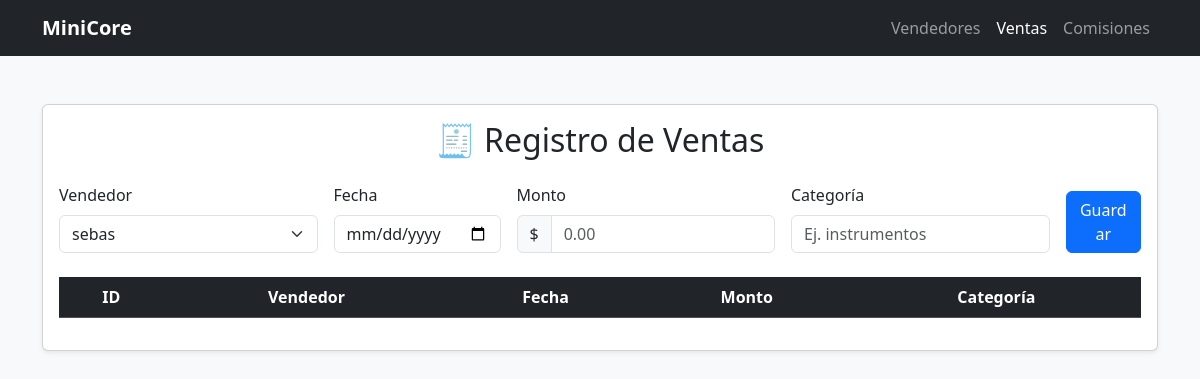
The page /ventas/ on the database as committed earlier.
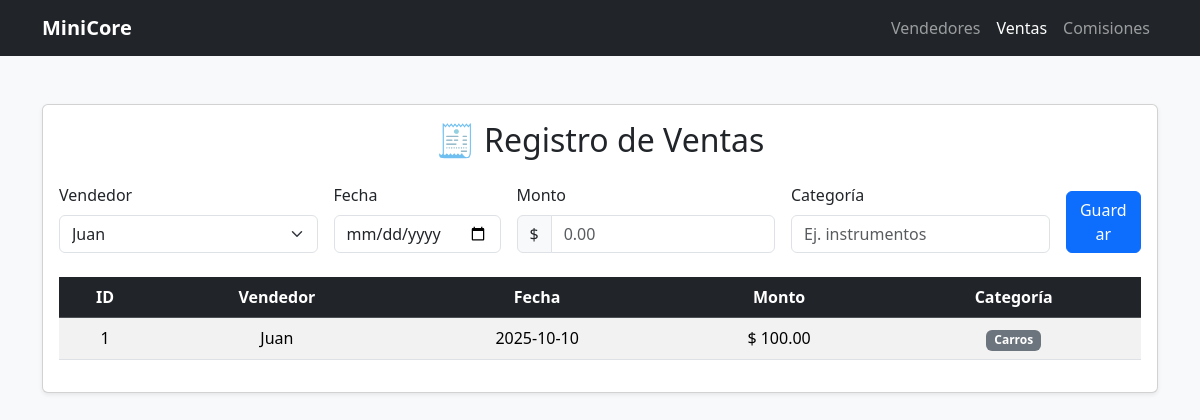
The same page on the database as committed later.
### app/models.py (models this page shows)
class Venta(db.Model):
    id = db.Column(db.Integer, primary_key=True)
    vendedor_id = db.Column(db.Integer, db.ForeignKey("vendedor.id"), nullable=False)
    fecha = db.Column(Date, nullable=False)
    monto = db.Column(Numeric(12, 2), nullable=False)
    categoria = db.Column(db.String(50), nullable=False)

class Vendedor(db.Model):
    id = db.Column(db.Integer, primary_key=True)
    nombre = db.Column(db.String(120), nullable=False)
    email = db.Column(db.String(120), unique=True, nullable=False)
    activo = db.Column(db.Boolean, default=True)
    ventas = db.relationship("Venta", backref="vendedor", lazy=True)

### app/routes/ventas.py (the view)
@bp.get("/")
def listar():
    ventas = Venta.query.order_by(Venta.fecha.desc()).all()
    vendedores = Vendedor.query.order_by(Vendedor.nombre.asc()).all()
    return render_template(
        "ventas_list.html",
        ventas=ventas,
        vendedores=vendedores,
        active="ventas",  # para marcar el menú activo
    )

### app/templates/ventas_list.html (shortened to what this page needs)
{% extends "_base.html" %}
{% block content %}
<div class="card shadow-sm">
  <div class="card-body">
    <h2 class="mb-4 text-center">🧾 Registro de Ventas</h2>
    <form method="post" action="/ventas/crear" class="row g-3 mb-4">
      <div class="col-md-3">
        <label class="form-label">Vendedor</label>
        <select name="vendedor_id" class="form-select">
          {% for v in vendedores %}<option value="{{ v.id }}">{{ v.nombre }}</option>{% endfor %}
        </select>
      </div>
      <div class="col-md-2">
        <label class="form-label">Fecha</label>
        <input type="date" name="fecha" class="form-control">
      </div>
      <div class="col-md-3">
        <label class="form-label">Monto</label>
        <div class="input-group">
          <span class="input-group-text">$</span>
          <input name="monto" type="number" step="0.01" class="form-control" placeholder="0.00" required>
        </div>
      </div>
      <div class="col-md-3">
        <label class="form-label">Categoría</label>
        <input name="categoria" class="form-control" placeholder="Ej. instrumentos" required>
      </div>
      <div class="col-md-1 d-flex align-items-end">
        <button class="btn btn-primary w-100">Guardar</button>
      </div>
    </form>
    <div class="table-responsive">
      <table class="table table-striped table-hover align-middle text-center">
        <thead class="table-dark">
          <tr><th>ID</th><th>Vendedor</th><th>Fecha</th><th>Monto</th><th>Categoría</th></tr>
        </thead>
        <tbody>
          {% for x in ventas %}
            <tr>
              <td>{{ x.id }}</td>
              <td>{{ x.vendedor.nombre }}</td>
              <td>{{ x.fecha }}</td>
              <td>$ {{ x.monto }}</td>
              <td><span class="badge text-bg-secondary">{{ x.categoria }}</span></td>
            </tr>
          {% endfor %}
        </tbody>
      </table>
    </div>
  </div>
</div>
{% endblock %}

### app/templates/_base.html (shortened to what this page needs)
<!doctype html>
<html lang="es">
<head>
  <link href="https://cdn.jsdelivr.net/npm/bootstrap@5.3.3/dist/css/bootstrap.min.css" rel="stylesheet">
</head>
<body class="bg-light">
  <nav class="navbar navbar-expand-lg navbar-dark bg-dark">
    <div class="container">
      <a class="navbar-brand fw-semibold" href="/">MiniCore</a>
      <div id="nav" class="collapse navbar-collapse">
        <ul class="navbar-nav ms-auto">
          <li class="nav-item">
            <a class="nav-link {% if active=='vendedores' %}active{% endif %}" href="/vendedores/">Vendedores</a>
          </li>
          <li class="nav-item">
            <a class="nav-link {% if active=='ventas' %}active{% endif %}" href="/ventas/">Ventas</a>
          </li>
          <li class="nav-item">
            <a class="nav-link {% if active=='comisiones' %}active{% endif %}" href="/comisiones/">Comisiones</a>
          </li>
        </ul>
      </div>
    </div>
  </nav>
  <main class="container py-5">
    {% block content %}{% endblock %}
  </main>
</body>
</html>

Rows that differ between the two databases and show on the page:
added Venta: id "1", vendedor.nombre "Juan", fecha "2025-10-10", monto "100.00", categoria "Carros"
Other text that changed with them:
form field vendedor_id: "sebas" → "Juan"
